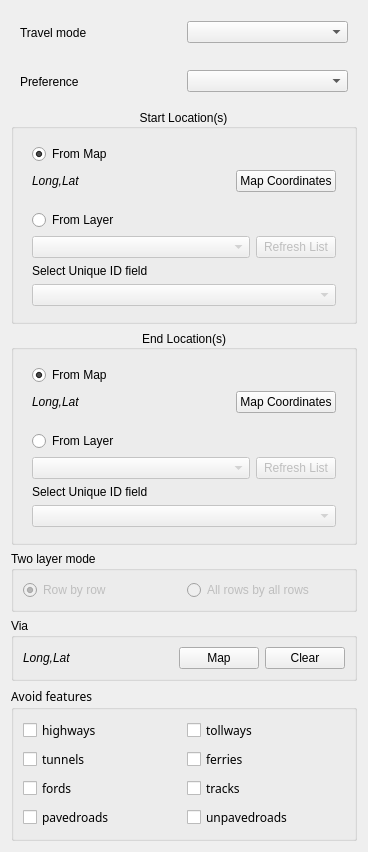
         <widget class="QWidget" name="scrollAreaWidgetContents_2">
          <property name="geometry">
           <rect>
            <x>0</x>
            <y>0</y>
            <width>368</width>
            <height>852</height>
           </rect>
          </property>
          <layout class="QGridLayout" name="gridLayout_8">
           <item row="7" column="0">
            <widget class="QGroupBox" name="groupBox_5">
             <property name="title">
              <string>Via</string>
             </property>
             <layout class="QHBoxLayout" name="horizontalLayout" stretch="10,0,0">
              <property name="sizeConstraint">
               <enum>QLayout::SetDefaultConstraint</enum>
              </property>
              <item>
               <widget class="QLabel" name="via_label">
                <property name="font">
                 <font>
                  <italic>true</italic>
                 </font>
                </property>
                <property name="focusPolicy">
                 <enum>Qt::NoFocus</enum>
                </property>
                <property name="text">
                 <string>Long,Lat</string>
                </property>
                <property name="textInteractionFlags">
                 <set>Qt::LinksAccessibleByMouse|Qt::TextSelectableByMouse</set>
                </property>
               </widget>
              </item>
              <item>
               <widget class="QPushButton" name="via_map_button">
                <property name="sizePolicy">
                 <sizepolicy hsizetype="Preferred" vsizetype="Fixed">
                  <horstretch>0</horstretch>
                  <verstretch>0</verstretch>
                 </sizepolicy>
                </property>
                <property name="text">
                 <string>Map</string>
                </property>
               </widget>
              </item>
              <item>
               <widget class="QPushButton" name="via_clear_button">
                <property name="sizePolicy">
                 <sizepolicy hsizetype="Preferred" vsizetype="Fixed">
                  <horstretch>0</horstretch>
                  <verstretch>0</verstretch>
                 </sizepolicy>
                </property>
                <property name="text">
                 <string>Clear</string>
                </property>
               </widget>
              </item>
             </layout>
            </widget>
           </item>
           <item row="2" column="0">
            <widget class="QGroupBox" name="groupBox">
             <property name="font">
              <font>
               <pointsize>9</pointsize>
               <weight>50</weight>
               <bold>false</bold>
              </font>
             </property>
             <property name="title">
              <string>Start Location(s)</string>
             </property>
             <property name="alignment">
              <set>Qt::AlignCenter</set>
             </property>
             <layout class="QGridLayout" name="gridLayout_4">
              <item row="0" column="0">
               <widget class="QWidget" name="route_map" native="true">
                <layout class="QGridLayout" name="gridLayout_10" columnstretch="1,0">
                 <property name="topMargin">
                  <number>6</number>
                 </property>
                 <property name="bottomMargin">
                  <number>6</number>
                 </property>
                 <item row="0" column="0">
                  <widget class="QRadioButton" name="start_map_radio">
                   <property name="font">
                    <font>
                     <pointsize>9</pointsize>
                     <weight>50</weight>
                     <bold>false</bold>
                    </font>
                   </property>
                   <property name="text">
                    <string>From Map</string>
                   </property>
                   <property name="checked">
                    <bool>true</bool>
                   </property>
                   <attribute name="buttonGroup">
                    <string notr="true">start_buttongroup</string>
                   </attribute>
                  </widget>
                 </item>
                 <item row="1" column="0">
                  <widget class="QLabel" name="start_map_label">
                   <property name="font">
                    <font>
                     <pointsize>9</pointsize>
                     <italic>true</italic>
                    </font>
                   </property>
                   <property name="text">
                    <string>Long,Lat</string>
                   </property>
                  </widget>
                 </item>
                 <item row="1" column="1">
                  <widget class="QPushButton" name="start_map_button">
                   <property name="font">
                    <font>
                     <pointsize>9</pointsize>
                    </font>
                   </property>
                   <property name="text">
                    <string>Map Coordinates</string>
                   </property>
                  </widget>
                 </item>
                </layout>
               </widget>
              </item>
              <item row="1" column="0">
               <widget class="QWidget" name="route_layer" native="true">
                <layout class="QGridLayout" name="gridLayout_11" columnstretch="1,0">
                 <property name="topMargin">
                  <number>6</number>
                 </property>
                 <property name="bottomMargin">
                  <number>6</number>
                 </property>
                 <item row="0" column="0">
                  <widget class="QRadioButton" name="start_layer_radio">
                   <property name="text">
                    <string>From Layer</string>
                   </property>
                   <property name="checked">
                    <bool>false</bool>
                   </property>
                   <attribute name="buttonGroup">
                    <string notr="true">start_buttongroup</string>
                   </attribute>
                  </widget>
                 </item>
                 <item row="1" column="0">
                  <widget class="QComboBox" name="start_layer_combo">
                   <property name="enabled">
                    <bool>false</bool>
                   </property>
                   <property name="toolTip">
                    <string>Input Layer must be of type 'Point' </string>
                   </property>
                   <property name="whatsThis">
                    <string/>
                   </property>
                  </widget>
                 </item>
                 <item row="1" column="1">
                  <widget class="QPushButton" name="start_layer_refresh">
                   <property name="enabled">
                    <bool>false</bool>
                   </property>
                   <property name="text">
                    <string>Refresh List</string>
                   </property>
                  </widget>
                 </item>
                 <item row="2" column="0" colspan="2">
                  <widget class="QLabel" name="label_15">
                   <property name="text">
                    <string>Select Unique ID field</string>
                   </property>
                  </widget>
                 </item>
                 <item row="3" column="0" colspan="2">
                  <widget class="QComboBox" name="start_layer_id">
                   <property name="enabled">
                    <bool>false</bool>
                   </property>
                  </widget>
                 </item>
                </layout>
               </widget>
              </item>
             </layout>
            </widget>
           </item>
           <item row="6" column="0">
            <widget class="QGroupBox" name="groupBox_3">
             <property name="title">
              <string>Two layer mode</string>
             </property>
             <layout class="QGridLayout" name="gridLayout_6">
              <item row="0" column="0">
               <widget class="QRadioButton" name="row_by_row">
                <property name="enabled">
                 <bool>false</bool>
                </property>
                <property name="toolTip">
                 <string>&lt;html&gt;&lt;head/&gt;&lt;body&gt;&lt;p&gt;start_layer[1]--&amp;gt;end_layer[1]&lt;/p&gt;&lt;p&gt;start_layer[2]--&amp;gt;end_layer[2]&lt;br/&gt;&lt;/p&gt;&lt;/body&gt;&lt;/html&gt;</string>
                </property>
                <property name="text">
                 <string>Row by row</string>
                </property>
                <property name="checked">
                 <bool>true</bool>
                </property>
               </widget>
              </item>
              <item row="0" column="1">
               <widget class="QRadioButton" name="many_by_many">
                <property name="enabled">
                 <bool>false</bool>
                </property>
                <property name="toolTip">
                 <string>&lt;html&gt;&lt;head/&gt;&lt;body&gt;&lt;p&gt;start_layer[1]--&amp;gt;end_layer[1]&lt;/p&gt;&lt;p&gt;start_layer[1]--&amp;gt;end_layer[2]&lt;/p&gt;&lt;p&gt;start_layer[2]--&amp;gt;end_layer[1]&lt;/p&gt;&lt;p&gt;start_layer[2]--&amp;gt;end_layer[2]&lt;br/&gt;&lt;/p&gt;&lt;/body&gt;&lt;/html&gt;</string>
                </property>
                <property name="text">
                 <string>All rows by all rows</string>
                </property>
               </widget>
              </item>
             </layout>
            </widget>
           </item>
           <item row="5" column="0">
            <widget class="QGroupBox" name="groupBox_2">
             <property name="font">
              <font>
               <pointsize>9</pointsize>
              </font>
             </property>
             <property name="title">
              <string>End Location(s)</string>
             </property>
             <property name="alignment">
              <set>Qt::AlignCenter</set>
             </property>
             <layout class="QGridLayout" name="gridLayout_5">
              <item row="1" column="0">
               <widget class="QWidget" name="widget_11" native="true">
                <layout class="QGridLayout" name="gridLayout_13" columnstretch="1,0">
                 <property name="topMargin">
                  <number>6</number>
                 </property>
                 <property name="bottomMargin">
                  <number>6</number>
                 </property>
                 <item row="0" column="0">
                  <widget class="QRadioButton" name="end_layer_radio">
                   <property name="enabled">
                    <bool>true</bool>
                   </property>
                   <property name="text">
                    <string>From Layer</string>
                   </property>
                   <property name="checked">
                    <bool>false</bool>
                   </property>
                   <attribute name="buttonGroup">
                    <string notr="true">end_buttongroup</string>
                   </attribute>
                  </widget>
                 </item>
                 <item row="1" column="0">
                  <widget class="QComboBox" name="end_layer_combo">
                   <property name="enabled">
                    <bool>false</bool>
                   </property>
                   <property name="toolTip">
                    <string>Input Layer must be of type 'Point' and in EPSG:4326</string>
                   </property>
                   <property name="whatsThis">
                    <string/>
                   </property>
                  </widget>
                 </item>
                 <item row="1" column="1">
                  <widget class="QPushButton" name="end_layer_refresh">
                   <property name="enabled">
                    <bool>false</bool>
                   </property>
                   <property name="text">
                    <string>Refresh List</string>
                   </property>
                  </widget>
                 </item>
                 <item row="2" column="0" colspan="2">
                  <widget class="QLabel" name="label_17">
                   <property name="text">
                    <string>Select Unique ID field</string>
                   </property>
                  </widget>
                 </item>
                 <item row="3" column="0" colspan="2">
                  <widget class="QComboBox" name="end_layer_id">
                   <property name="enabled">
                    <bool>false</bool>
                   </property>
                  </widget>
                 </item>
                </layout>
               </widget>
              </item>
              <item row="0" column="0">
               <widget class="QWidget" name="widget_10" native="true">
                <layout class="QGridLayout" name="gridLayout_12" columnstretch="1,0">
                 <property name="topMargin">
                  <number>6</number>
                 </property>
                 <property name="bottomMargin">
                  <number>6</number>
                 </property>
                 <item row="0" column="0">
                  <widget class="QRadioButton" name="end_map_radio">
                   <property name="text">
                    <string>From Map</string>
                   </property>
                   <property name="checked">
                    <bool>true</bool>
                   </property>
                   <attribute name="buttonGroup">
                    <string notr="true">end_buttongroup</string>
                   </attribute>
                  </widget>
                 </item>
                 <item row="1" column="0">
                  <widget class="QLabel" name="end_map_label">
                   <property name="font">
                    <font>
                     <italic>true</italic>
                    </font>
                   </property>
                   <property name="text">
                    <string>Long,Lat</string>
                   </property>
                  </widget>
                 </item>
                 <item row="1" column="1">
                  <widget class="QPushButton" name="end_map_button">
                   <property name="text">
                    <string>Map Coordinates</string>
                   </property>
                  </widget>
                 </item>
                </layout>
               </widget>
              </item>
             </layout>
            </widget>
           </item>
           <item row="0" column="0">
            <widget class="QWidget" name="widget" native="true">
             <layout class="QHBoxLayout" name="horizontalLayout_2">
              <item>
               <widget class="QLabel" name="label_10">
                <property name="text">
                 <string>Travel mode</string>
                </property>
               </widget>
              </item>
              <item>
               <widget class="QComboBox" name="route_mode_combo"/>
              </item>
             </layout>
            </widget>
           </item>
           <item row="1" column="0">
            <widget class="QWidget" name="widget_2" native="true">
             <layout class="QHBoxLayout" name="horizontalLayout_3">
              <item>
               <widget class="QLabel" name="label_12">
                <property name="text">
                 <string>Preference</string>
                </property>
               </widget>
              </item>
              <item>
               <widget class="QComboBox" name="route_pref_combo"/>
              </item>
             </layout>
            </widget>
           </item>
           <item row="8" column="0">
            <widget class="QGroupBox" name="avoid_frame">
             <property name="font">
              <font>
               <family>Sans Serif</family>
              </font>
             </property>
             <property name="title">
              <string>Avoid features</string>
             </property>
             <layout class="QGridLayout" name="gridLayout_9">
              <item row="0" column="0">
               <widget class="QCheckBox" name="checkBox">
                <property name="text">
                 <string>highways</string>
                </property>
               </widget>
              </item>
              <item row="0" column="1">
               <widget class="QCheckBox" name="checkBox_2">
                <property name="text">
                 <string>tollways</string>
                </property>
               </widget>
              </item>
              <item row="1" column="0">
               <widget class="QCheckBox" name="checkBox_4">
                <property name="text">
                 <string>tunnels</string>
                </property>
               </widget>
              </item>
              <item row="1" column="1">
               <widget class="QCheckBox" name="checkBox_3">
                <property name="text">
                 <string>ferries</string>
                </property>
               </widget>
              </item>
              <item row="2" column="0">
               <widget class="QCheckBox" name="checkBox_6">
                <property name="text">
                 <string>fords</string>
                </property>
               </widget>
              </item>
              <item row="3" column="0">
               <widget class="QCheckBox" name="checkBox_7">
                <property name="text">
                 <string>pavedroads</string>
                </property>
               </widget>
              </item>
              <item row="2" column="1">
               <widget class="QCheckBox" name="checkBox_5">
                <property name="text">
                 <string>tracks</string>
                </property>
               </widget>
              </item>
              <item row="3" column="1">
               <widget class="QCheckBox" name="checkBox_8">
                <property name="text">
                 <string>unpavedroads</string>
                </property>
               </widget>
              </item>
             </layout>
            </widget>
           </item>
          </layout>
         </widget>
